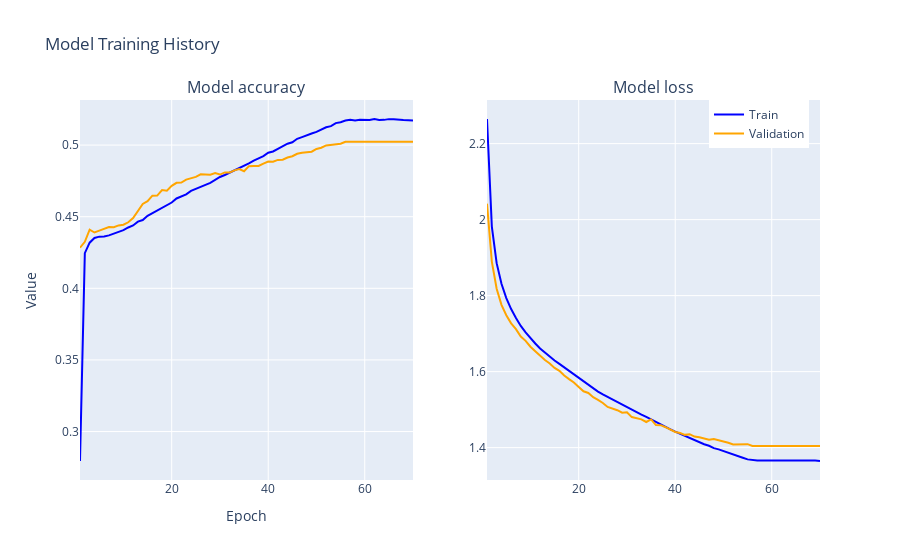

The code cell stored with this chart in its notebook:
### Code cell
import plotly.graph_objects as go
from plotly.subplots import make_subplots

fig = make_subplots(rows=1, cols=2, subplot_titles=("Model accuracy", "Model loss"))

# Add the first subplot for accuracy
fig.add_trace(go.Scatter(x=list(range(1, len(history2.history['accuracy']) + 1)),
                         y=history2.history['accuracy'], mode='lines',
                         name='Train', line=dict(color='blue')), row=1, col=1)
fig.add_trace(go.Scatter(x=list(range(1, len(history2.history['val_accuracy']) + 1)),
                         y=history2.history['val_accuracy'], mode='lines',
                         name='Validation', line=dict(color='orange')), row=1, col=1)

# Add the second subplot for loss
fig.add_trace(go.Scatter(x=list(range(1, len(history2.history['loss']) + 1)),
                         y=history2.history['loss'], mode='lines',
                         name='Train', line=dict(color='blue'), showlegend=False), row=1, col=2)
fig.add_trace(go.Scatter(x=list(range(1, len(history2.history['val_loss']) + 1)),
                         y=history2.history['val_loss'], mode='lines',
                         name='Validation', line=dict(color='orange'), showlegend=False), row=1, col=2)

fig.update_layout(title="Model Training History",
                  xaxis_title="Epoch",
                  yaxis_title="Value",
                  legend=dict(x=0.85, y=1))

fig.show()

### Figure 1 — Plotly figure (JSON) as saved in the notebook; plotly's stock layout.template omitted (floating-point values rounded to 4 significant figures)
{"data": [{"line": {"color": "blue"}, "mode": "lines", "name": "Train", "type": "scatter", "x": [1, 2, 3, 4, 5, 6, 7, 8, 9, 10, 11, 12, 13, 14, 15, 16, 17, 18, 19, 20, 21, 22, 23, 24, 25, 26, 27, 28, 29, 30, 31, 32, 33, 34, 35, 36, 37, 38, 39, 40, 41, 42, 43, 44, 45, 46, 47, 48, 49, 50, 51, 52, 53, 54, 55, 56, 57, 58, 59, 60, 61, 62, 63, 64, 65, 66, 67, 68, 69, 70], "xaxis": "x", "y": [0.2794, 0.4246, 0.4318, 0.4351, 0.4361, 0.4362, 0.437, 0.4381, 0.4393, 0.4406, 0.4425, 0.4439, 0.4466, 0.4477, 0.4506, 0.4524, 0.4541, 0.4561, 0.458, 0.4599, 0.4627, 0.4643, 0.4656, 0.468, 0.4696, 0.4712, 0.4723, 0.4736, 0.4756, 0.4777, 0.4791, 0.4806, 0.4825, 0.4837, 0.4856, 0.4872, 0.4892, 0.4907, 0.4923, 0.4946, 0.4955, 0.4974, 0.4994, 0.5009, 0.502, 0.5044, 0.5056, 0.507, 0.5081, 0.5092, 0.5109, 0.5124, 0.5132, 0.5153, 0.5159, 0.5171, 0.5176, 0.5173, 0.5176, 0.5177, 0.5176, 0.5182, 0.5176, 0.5176, 0.5181, 0.5181, 0.5175, 0.5175, 0.5174, 0.5172], "yaxis": "y"}, {"line": {"color": "orange"}, "mode": "lines", "name": "Validation", "type": "scatter", "x": [1, 2, 3, 4, 5, 6, 7, 8, 9, 10, 11, 12, 13, 14, 15, 16, 17, 18, 19, 20, 21, 22, 23, 24, 25, 26, 27, 28, 29, 30, 31, 32, 33, 34, 35, 36, 37, 38, 39, 40, 41, 42, 43, 44, 45, 46, 47, 48, 49, 50, 51, 52, 53, 54, 55, 56, 57, 58, 59, 60, 61, 62, 63, 64, 65, 66, 67, 68, 69, 70], "xaxis": "x", "y": [0.4283, 0.4325, 0.4409, 0.439, 0.4403, 0.4415, 0.4428, 0.4426, 0.4439, 0.4444, 0.4461, 0.449, 0.4538, 0.4589, 0.4608, 0.4647, 0.4647, 0.4685, 0.4681, 0.4715, 0.4737, 0.4739, 0.4759, 0.4769, 0.4778, 0.4796, 0.4794, 0.4793, 0.4805, 0.4794, 0.4809, 0.4808, 0.4823, 0.4833, 0.4818, 0.4853, 0.4854, 0.4855, 0.487, 0.4885, 0.4884, 0.4896, 0.4897, 0.4913, 0.4922, 0.4939, 0.4947, 0.4949, 0.4954, 0.4973, 0.4981, 0.4998, 0.5002, 0.5005, 0.5009, 0.5023, 0.5023, 0.5022, 0.5023, 0.5024, 0.5022, 0.5023, 0.5023, 0.5023, 0.5023, 0.5023, 0.5023, 0.5023, 0.5023, 0.5023], "yaxis": "y"}, {"line": {"color": "blue"}, "mode": "lines", "name": "Train", "showlegend": false, "type": "scatter", "x": [1, 2, 3, 4, 5, 6, 7, 8, 9, 10, 11, 12, 13, 14, 15, 16, 17, 18, 19, 20, 21, 22, 23, 24, 25, 26, 27, 28, 29, 30, 31, 32, 33, 34, 35, 36, 37, 38, 39, 40, 41, 42, 43, 44, 45, 46, 47, 48, 49, 50, 51, 52, 53, 54, 55, 56, 57, 58, 59, 60, 61, 62, 63, 64, 65, 66, 67, 68, 69, 70], "xaxis": "x2", "y": [2.265, 1.982, 1.885, 1.831, 1.794, 1.765, 1.741, 1.72, 1.703, 1.687, 1.674, 1.661, 1.65, 1.639, 1.629, 1.62, 1.611, 1.602, 1.593, 1.583, 1.573, 1.565, 1.556, 1.547, 1.54, 1.533, 1.526, 1.52, 1.513, 1.507, 1.499, 1.493, 1.487, 1.481, 1.474, 1.467, 1.46, 1.454, 1.448, 1.442, 1.436, 1.43, 1.425, 1.419, 1.414, 1.409, 1.405, 1.399, 1.395, 1.391, 1.386, 1.381, 1.377, 1.373, 1.369, 1.367, 1.366, 1.366, 1.366, 1.366, 1.365, 1.365, 1.366, 1.366, 1.365, 1.365, 1.366, 1.366, 1.366, 1.365], "yaxis": "y2"}, {"line": {"color": "orange"}, "mode": "lines", "name": "Validation", "showlegend": false, "type": "scatter", "x": [1, 2, 3, 4, 5, 6, 7, 8, 9, 10, 11, 12, 13, 14, 15, 16, 17, 18, 19, 20, 21, 22, 23, 24, 25, 26, 27, 28, 29, 30, 31, 32, 33, 34, 35, 36, 37, 38, 39, 40, 41, 42, 43, 44, 45, 46, 47, 48, 49, 50, 51, 52, 53, 54, 55, 56, 57, 58, 59, 60, 61, 62, 63, 64, 65, 66, 67, 68, 69, 70], "xaxis": "x2", "y": [2.042, 1.889, 1.818, 1.776, 1.748, 1.727, 1.712, 1.692, 1.681, 1.665, 1.654, 1.642, 1.631, 1.621, 1.61, 1.602, 1.59, 1.58, 1.571, 1.56, 1.548, 1.544, 1.533, 1.525, 1.517, 1.507, 1.503, 1.498, 1.492, 1.493, 1.48, 1.478, 1.474, 1.467, 1.474, 1.459, 1.459, 1.454, 1.446, 1.441, 1.438, 1.434, 1.435, 1.429, 1.427, 1.425, 1.421, 1.422, 1.42, 1.415, 1.413, 1.408, 1.409, 1.409, 1.409, 1.404, 1.404, 1.404, 1.404, 1.404, 1.404, 1.404, 1.404, 1.404, 1.404, 1.404, 1.404, 1.404, 1.404, 1.404], "yaxis": "y2"}], "layout": {"annotations": [{"font": {"size": 16}, "showarrow": false, "text": "Model accuracy", "x": 0.225, "xanchor": "center", "xref": "paper", "y": 1, "yanchor": "bottom", "yref": "paper"}, {"font": {"size": 16}, "showarrow": false, "text": "Model loss", "x": 0.775, "xanchor": "center", "xref": "paper", "y": 1, "yanchor": "bottom", "yref": "paper"}], "legend": {"x": 0.85, "y": 1}, "title": {"text": "Model Training History"}, "xaxis": {"anchor": "y", "domain": [0, 0.45], "title": {"text": "Epoch"}}, "xaxis2": {"anchor": "y2", "domain": [0.55, 1]}, "yaxis": {"anchor": "x", "domain": [0, 1], "title": {"text": "Value"}}, "yaxis2": {"anchor": "x2", "domain": [0, 1]}}}
